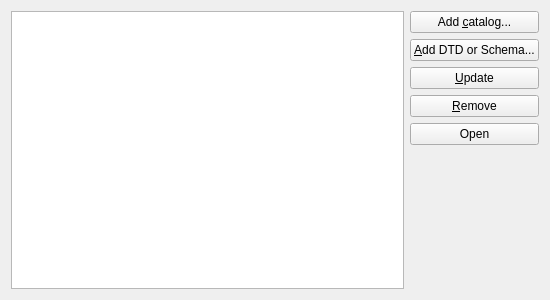
<?xml version="1.0" encoding="UTF-8"?>
<ui version="4.0">
 <class>XmlCatalogForm</class>
 <widget class="QWidget" name="XmlCatalogForm">
  <property name="geometry">
   <rect>
    <x>0</x>
    <y>0</y>
    <width>550</width>
    <height>300</height>
   </rect>
  </property>
  <property name="minimumSize">
   <size>
    <width>550</width>
    <height>200</height>
   </size>
  </property>
  <layout class="QHBoxLayout" name="horizontalLayout">
   <item>
    <widget class="QTreeView" name="catalogTree">
     <property name="iconSize">
      <size>
       <width>16</width>
       <height>16</height>
      </size>
     </property>
     <property name="rootIsDecorated">
      <bool>true</bool>
     </property>
     <property name="animated">
      <bool>true</bool>
     </property>
    </widget>
   </item>
   <item>
    <layout class="QVBoxLayout" name="verticalLayout">
     <item>
      <widget class="QPushButton" name="addCatalogBtn">
       <property name="toolTip">
        <string>Add a catalog to the list.</string>
       </property>
       <property name="text">
        <string>Add &amp;catalog...</string>
       </property>
      </widget>
     </item>
     <item>
      <widget class="QPushButton" name="addBtn">
       <property name="toolTip">
        <string>Add a Schema or DTD to the selected catalog.</string>
       </property>
       <property name="text">
        <string>&amp;Add DTD or Schema...</string>
       </property>
      </widget>
     </item>
     <item>
      <widget class="QPushButton" name="updateBtn">
       <property name="toolTip">
        <string>Download all the Schema and DTD files of the selected item.</string>
       </property>
       <property name="text">
        <string>&amp;Update</string>
       </property>
      </widget>
     </item>
     <item>
      <widget class="QPushButton" name="removeBtn">
       <property name="toolTip">
        <string>Remove the selected entry from the list.</string>
       </property>
       <property name="text">
        <string>&amp;Remove</string>
       </property>
      </widget>
     </item>
     <item>
      <widget class="QPushButton" name="openBtn">
       <property name="toolTip">
        <string>Open this entry.</string>
       </property>
       <property name="text">
        <string>Open</string>
       </property>
      </widget>
     </item>
     <item>
      <spacer name="verticalSpacer">
       <property name="orientation">
        <enum>Qt::Vertical</enum>
       </property>
       <property name="sizeHint" stdset="0">
        <size>
         <width>20</width>
         <height>40</height>
        </size>
       </property>
      </spacer>
     </item>
    </layout>
   </item>
  </layout>
 </widget>
 <resources/>
 <connections/>
</ui>
